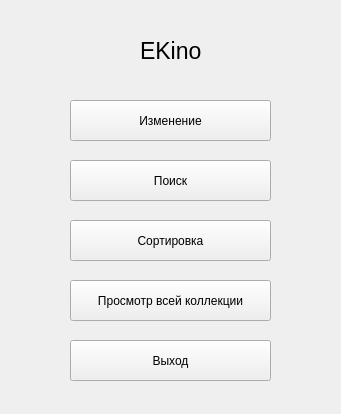
<?xml version="1.0" encoding="UTF-8"?>
<ui version="4.0">
 <class>MainWindow</class>
 <widget class="QMainWindow" name="MainWindow">
  <property name="geometry">
   <rect>
    <x>0</x>
    <y>0</y>
    <width>341</width>
    <height>414</height>
   </rect>
  </property>
  <property name="windowTitle">
   <string>MainWindow</string>
  </property>
  <widget class="QWidget" name="centralwidget">
   <widget class="QLabel" name="LEKino">
    <property name="geometry">
     <rect>
      <x>140</x>
      <y>30</y>
      <width>61</width>
      <height>41</height>
     </rect>
    </property>
    <property name="font">
     <font>
      <pointsize>17</pointsize>
     </font>
    </property>
    <property name="text">
     <string>EKino</string>
    </property>
   </widget>
   <widget class="QPushButton" name="BEdit">
    <property name="geometry">
     <rect>
      <x>70</x>
      <y>100</y>
      <width>201</width>
      <height>41</height>
     </rect>
    </property>
    <property name="text">
     <string>Изменение</string>
    </property>
   </widget>
   <widget class="QPushButton" name="BFind">
    <property name="geometry">
     <rect>
      <x>70</x>
      <y>160</y>
      <width>201</width>
      <height>41</height>
     </rect>
    </property>
    <property name="text">
     <string>Поиск</string>
    </property>
   </widget>
   <widget class="QPushButton" name="BSort">
    <property name="geometry">
     <rect>
      <x>70</x>
      <y>220</y>
      <width>201</width>
      <height>41</height>
     </rect>
    </property>
    <property name="text">
     <string>Сортировка</string>
    </property>
   </widget>
   <widget class="QPushButton" name="BOutput">
    <property name="geometry">
     <rect>
      <x>70</x>
      <y>280</y>
      <width>201</width>
      <height>41</height>
     </rect>
    </property>
    <property name="text">
     <string>Просмотр всей коллекции</string>
    </property>
   </widget>
   <widget class="QPushButton" name="BExit">
    <property name="geometry">
     <rect>
      <x>70</x>
      <y>340</y>
      <width>201</width>
      <height>41</height>
     </rect>
    </property>
    <property name="text">
     <string>Выход</string>
    </property>
   </widget>
  </widget>
 </widget>
 <resources/>
 <connections/>
</ui>
